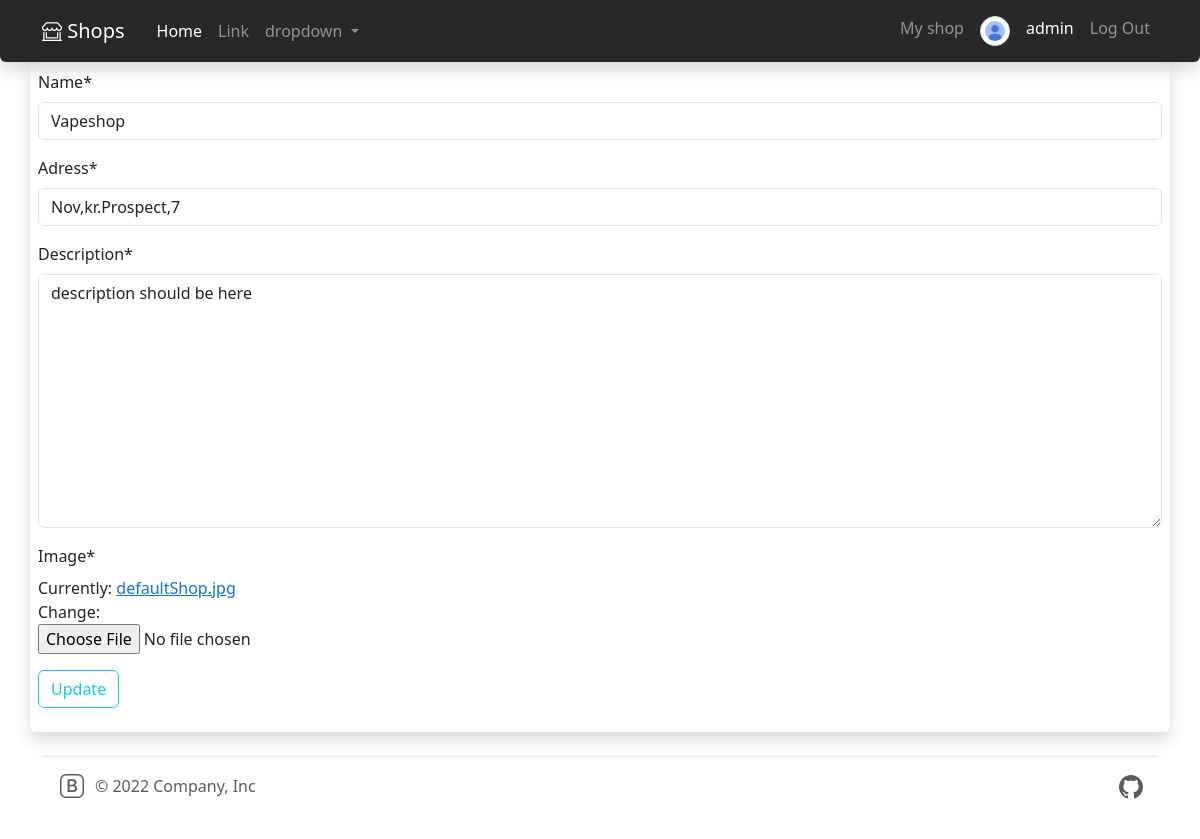
Page /shop/2/update/ (signed in) on the earlier database version.
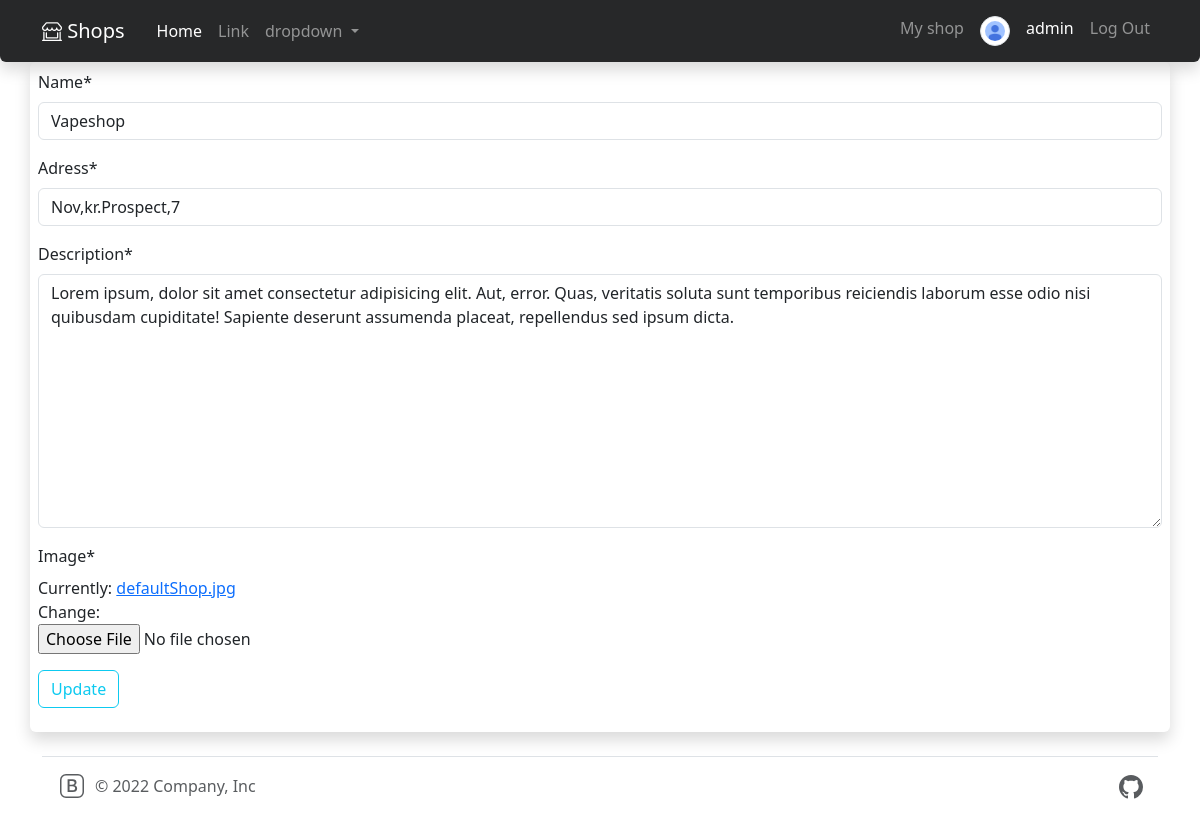
Same page on the later database version.
### hello/models.py (models this page shows, shortened)
class Shop(models.Model):
    name = models.CharField(max_length = 20)
    adress = models.OneToOneField(Adress, on_delete= models.CASCADE, primary_key= True)
    image = models.ImageField(default="defaultShop.jpg", upload_to="shop_pic")
    description = models.CharField(max_length= 230, default="description should be here")
    ownerProfile = models.ForeignKey(User, on_delete= models.CASCADE)

### hello/views.py (the view)
# urls.py: path('shop/<int:pk>/update/', ShopUpdateView.as_view(), name='shop-update'),
class ShopUpdateView(LoginRequiredMixin, UpdateView):
    model = Shop
    template_name = 'updateShop.html'
    form_class = ShopUpdateForm

### hello/forms.py
class ShopUpdateForm(forms.ModelForm):
    description = forms.CharField(widget= forms.Textarea)
    class Meta:
        model = Shop
        fields = [
            'name',
            'adress',
            'description',
            'image',
        ]

### hello/models.py (called while the page is built)
    def __str__(self):
        return ",".join([self.city[:3], self.street, str(self.house)])

### hello/templates/ShopTemplates/updateShop.html (shortened to what this page needs)
{% extends "indexBoostrap.html" %}
{% load crispy_forms_tags %}
{% block content %}
<div class="container">
    <div class="row">
        <div class="col shadow p-2 rounded" >
            <form method="post" enctype="multipart/form-data">
                <fieldset>
                    {{form|crispy}}
                </fieldset>
                <div class="form-group">
                    <button class="btn btn-outline-info" type="submit">Update</button>
                </div>
            </form>
        </div>
    </div>
</div>
{% endblock content %}

Differences in the rows shown:
changed Shop "Vapeshop": description "description should be here" → "Lorem ipsum, dolor sit amet consectetur adipisicing elit. Aut, error. Quas, veritatis soluta sunt temporibus reiciendis laborum esse odio nisi quibusdam cupiditate! Sapiente deserunt assumenda placeat, repellendus sed ipsum dicta."
